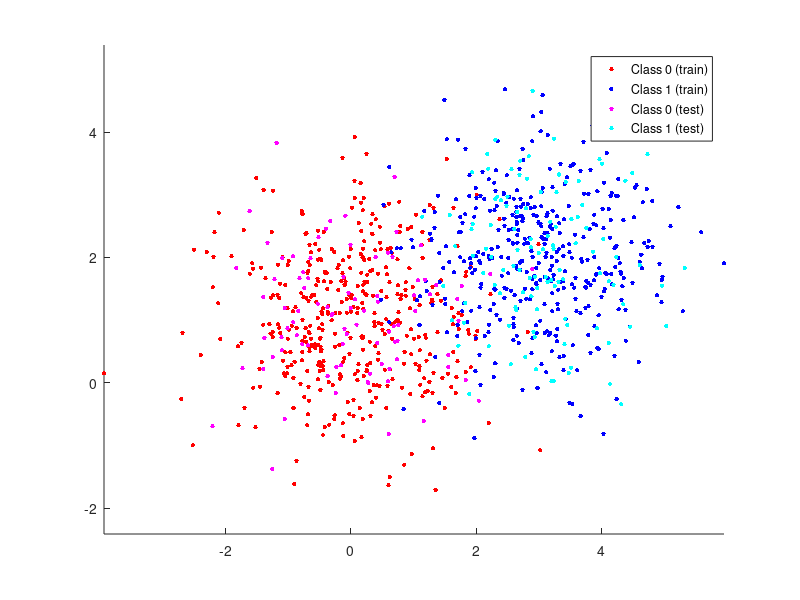

Write the MATLAB code that produced this figure.
%%%%%%%%%%%%%%%%%%%%%%%%%%%%%%%%%%%%%%%%%%%%%%%%%%%%%
% [Author] Terry Taewoong Um (terry.t.um@gmail.com) %
% Adaptive Systems Lab., University of Waterloo     %
% https://www.facebook.com/terryum.io/              %
%%%%%%%%%%%%%%%%%%%%%%%%%%%%%%%%%%%%%%%%%%%%%%%%%%%%%

% Please leave the author information when you reuse the codes.

% Input
% opt : {gaussian(defalut), half_circle, full_circle, spiral}
% bShow : {0: Don't plot, 1(defalut): plot}
% nData : number of data (defalut: 1000)
% sigma : noise standard deviation (default: 1)
% test_ratio : ratio of test data (default: 0.2)

function [x_train, y_train, x_test, y_test] = GenerateData(opt, bShow, nData, sigma, test_ratio)

    % 1. Assign default parameter values 
    if nargin < 5
        test_ratio = 0.2;
        if nargin < 4
            sigma = 1;
            if nargin < 3
                nData = 1000;
                if nargin < 2
                    bShow = true; 
                    if nargin < 1
                        opt = 'gaussian';
                    end
                end
            end
        end
    end
    
    % 2. Set the number of data     
    nTest = floor(nData*test_ratio);
    nTrain = nData - nTest;
    nClass_0 = nData/2;
    nClass_1 = nData-nData/2;
    
    noise_0 = randn(nClass_0,2)*sigma;
    noise_1 = randn(nClass_1,2)*sigma;
       
    % 3. Generate the data     
    % opt : {gaussian(defalut), half_circle, full_circle, spiral}
    switch opt
        case 'gaussian'
            center_0 = [0 1];
            center_1 = [3 2];
            class_0 = ones(nClass_0,1)*center_0 + noise_0;
            class_1 = ones(nClass_1,1)*center_1 + noise_1;
    
        case 'half_circle'
            r_0 = 5;
            r_1 = 10;
            theta_0 = pi*rand(nClass_0, 1);        % theta = [0:pi]
            theta_1 = pi*rand(nClass_1, 1);              
            r_0_noise = r_0*ones(nClass_0, 1) + noise_0(:,1);
            r_1_noise = r_1*ones(nClass_1, 1) + noise_1(:,2);
            class_0 = [r_0_noise.*cos(theta_0), r_0_noise.*sin(theta_0)];
            class_1 = [r_1_noise.*cos(theta_1), r_1_noise.*sin(theta_1)];
            
        case 'full_circle'
            r_0 = 5;
            r_1 = 10;
            theta_0 = 2*pi*rand(nClass_0, 1);        % theta = [0:2pi]
            theta_1 = 2*pi*rand(nClass_1, 1);              
            r_0_noise = r_0*ones(nClass_0, 1) + noise_0(:,1);
            r_1_noise = r_1*ones(nClass_1, 1) + noise_1(:,2);
            class_0 = [r_0_noise.*cos(theta_0), r_0_noise.*sin(theta_0)];
            class_1 = [r_1_noise.*cos(theta_1), r_1_noise.*sin(theta_1)];
            
        case 'spiral'   
            r_increase = 20;
            r_0 = 5;
            theta_overlab = (1/4)*pi;

            theta_0 = linspace(-theta_overlab, theta_overlab+2*pi, nClass_0);       
            theta_1 = linspace(-theta_overlab-pi, theta_overlab+pi, nClass_1);  
            r_0_spiral = linspace(r_0, r_0+r_increase, nClass_0);
            r_1_spiral = linspace(r_0, r_0+r_increase, nClass_1);

            class_0 = [r_0_spiral.*cos(theta_0); r_0_spiral.*sin(theta_0)]' + noise_0;
            class_1 = [r_1_spiral.*cos(theta_1); r_1_spiral.*sin(theta_1)]' + noise_1;
    end

    % 4. Divide training and test sets
    x_all = [class_0; class_1];
    y_all = [0*ones(nClass_0,1); 1*ones(nClass_1,1)];
    idx_all = randperm(nData); % Randomly select the indices for training data
   
    x_train = x_all(idx_all(1:nTrain), :);            y_train = y_all(idx_all(1:nTrain), :);
    x_test = x_all(idx_all(nTrain+1:nData), :);       y_test = y_all(idx_all(nTrain+1:nData), :);
    
    % 5. Plot the data
    if bShow == true
        figure()
        fig_train = gscatter(x_train(:,1),x_train(:,2),y_train, 'rb', '..', 10);   
        hold all;
        fig_test = gscatter(x_test(:,1),x_test(:,2),y_test, 'mc', '..', 10);   
        hold off;
        axis('equal');
        legend([fig_train(1), fig_train(2), fig_test(1), fig_test(2)], 'Class 0 (train)', 'Class 1 (train)', 'Class 0 (test)', 'Class 1 (test)')
    end

end
